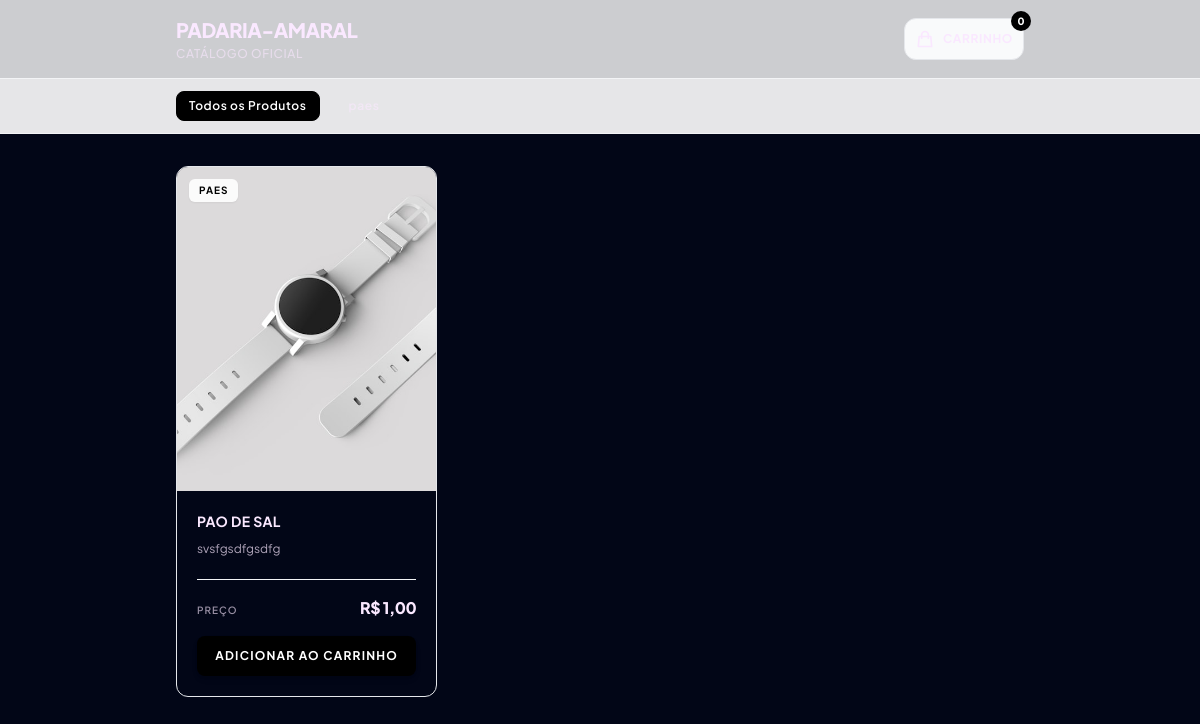
Screenshot of /padaria-amaral/ with the database file from the repository.
### catalogo/models.py (models this page shows, shortened)
class Lojista(models.Model):
    TEMAS_CHOICES = [
        ('modern_emerald', 'Emerald Clean (Verde & Padrão)'),
        ('dark_neon', 'Dark Premium (Escuro & Neon)'),
        ('warm_sunset', 'Warm Sunset (Laranja & Gourmet)'),
        ('minimal_nordic', 'Minimal Nordic (Cinza & Elegante)'),
        ('vibrant_purple', 'Vibrant Tech (Roxo & Moderno)'),
        ('candy_pastels', 'Candy Pastels (Rosa & Suave)'),
        ('rustic_earth', 'Rustic Earth (Café & Artesanal)'),
        ('sport_fire', 'Sport Fire (Preto & Vermelho)'),
        ('ocean_breeze', 'Ocean Breeze (Azul & Frescor)'),
        ('luxury_gold', 'Luxury Gold (Preto & Dourado)'),
        ('cyber_punk', 'Cyber Punk (Roxo & Magenta Neon)'),
        ('sunset_drive', 'Sunset Drive (Laranja & Coral)'),
        ('mint_fresh', 'Mint Fresh (Menta & Saúde)'),
        ('vintage_craft', 'Vintage Craft (Vinho & Retrô)'),
        ('royal_blue', 'Royal Blue (Azul & Corporativo)'),
    ]
    user = models.OneToOneField('auth.User', on_delete=models.CASCADE)
    nome_loja = models.CharField(max_length=100)
    slug = models.SlugField(unique=True)
    whatsapp = models.CharField(max_length=20)
    tema = models.CharField(max_length=30, choices=TEMAS_CHOICES, default='minimal_nordic')

class Produto(models.Model):
    lojista = models.ForeignKey(Lojista, on_delete=models.CASCADE, related_name='produtos')
    categoria = models.ForeignKey(Categoria, on_delete=models.CASCADE, related_name='produtos')
    nome = models.CharField(max_length=150)
    descricao = models.TextField(blank=True)
    preco_base = models.DecimalField(max_digits=8, decimal_places=2)
    foto = models.ImageField(upload_to=caminho_foto_produto, blank=True, null=True)
    foto2 = models.ImageField(upload_to=caminho_foto_produto, blank=True, null=True)
    ativo = models.BooleanField(default=True)

class Categoria(models.Model):
    lojista = models.ForeignKey(Lojista, on_delete=models.CASCADE, related_name='categorias')
    nome = models.CharField(max_length=50)
    ordem = models.IntegerField(default=0)
    class Meta:
        ordering = ['ordem', 'nome']

### catalogo/views.py (the view)
# urls.py: path('<slug:slug>/', views.ver_catalogo, name='catalogo'),
def ver_catalogo(request, slug):
    lojista = get_object_or_404(Lojista, slug=slug)
    categorias = lojista.categorias.prefetch_related('produtos').all()
    produtos = Produto.objects.filter(lojista=lojista, ativo=True)
    context = {
        'lojista': lojista,
        'categorias': categorias,
        'produtos': produtos,
    }
    return render(request, 'catalogo/app.html', context)

### catalogo/templates/catalogo/app.html (shortened to what this page needs)
<!DOCTYPE html>
<html lang="pt-br">
<head>
    <script src="https://cdn.tailwindcss.com"></script>
</head>
<body class="
    {% if lojista.tema == 'dark_neon' %} bg-gray-950 text-white
    {% elif lojista.tema == 'cyber_punk' %} bg-slate-950 text-fuchsia-100
    {% elif lojista.tema == 'luxury_gold' %} bg-neutral-950 text-amber-100
    {% elif lojista.tema == 'sport_fire' %} bg-zinc-900 text-white
    {% elif lojista.tema == 'vintage_craft' %} bg-stone-900 text-amber-50
    {% elif lojista.tema == 'candy_pastels' %} bg-pink-50/50 text-gray-800
    {% elif lojista.tema == 'rustic_earth' %} bg-stone-100 text-stone-900
    {% elif lojista.tema == 'ocean_breeze' %} bg-sky-50/40 text-slate-800
    {% elif lojista.tema == 'mint_fresh' %} bg-teal-50/30 text-teal-950
    {% elif lojista.tema == 'sunset_drive' %} bg-orange-50/40 text-gray-900
    {% elif lojista.tema == 'royal_blue' %} bg-blue-50/30 text-slate-900
    {% elif lojista.tema == 'warm_sunset' %} bg-amber-50/40 text-gray-900
    {% elif lojista.tema == 'vibrant_purple' %} bg-purple-50/30 text-gray-900
    {% elif lojista.tema == 'modern_emerald' %} bg-emerald-50/20 text-gray-900
    {% else %} bg-[#FAFAFA] text-black {% endif %}
    min-h-screen antialiased pb-24">
    <header class="sticky top-0 z-40 backdrop-blur-md border-b
        {% if lojista.tema in 'dark_neon,luxury_gold,sport_fire' %} bg-neutral-900/80 border-neutral-800
        {% else %} bg-white/80 border-gray-100 {% endif %}">
        <div class="max-w-4xl mx-auto px-6 py-4 flex items-center justify-between">
            <div>
                <h1 class="text-xl font-extrabold tracking-tight uppercase">{{ lojista.nome_loja }}</h1>
                <p class="text-xs opacity-60 font-medium tracking-wider uppercase mt-0.5">Catálogo Oficial</p>
            </div>
            <button onclick="toggleCarrinho()" class="relative p-2.5 rounded-xl border flex items-center gap-2 transition-all duration-300
                {% if lojista.tema in 'dark_neon,luxury_gold,sport_fire' %} border-neutral-800 bg-neutral-900 hover:bg-neutral-800
                {% else %} border-gray-200 bg-gray-50 hover:bg-gray-100 {% endif %}">
                <svg class="w-5 h-5" fill="none" stroke="currentColor" viewBox="0 0 24 24">
                    <path stroke-linecap="round" stroke-linejoin="round" stroke-width="2" d="M16 11V7a4 4 0 00-8 0v4M5 9h14l1 12H4L5 9z" />
                </svg>
                <span class="text-xs font-bold hidden sm:inline uppercase tracking-wider">Carrinho</span>
                <span id="badge-carrinho" class="absolute -top-2 -right-2 w-5 h-5 rounded-full text-[10px] font-black flex items-center justify-center
                    {% if lojista.tema == 'dark_neon' %} bg-green-400 text-black
                    {% elif lojista.tema == 'luxury_gold' %} bg-amber-400 text-black
                    {% elif lojista.tema == 'sport_fire' %} bg-red-600 text-white
                    {% else %} bg-black text-white {% endif %}">0</span>
            </button>
        </div>
    </header>
    {% if categorias %}
    <nav class="sticky top-[69px] z-30 border-b py-3 overflow-x-auto backdrop-blur-md
        {% if lojista.tema in 'dark_neon,luxury_gold,sport_fire' %} bg-neutral-900/90 border-neutral-800
        {% else %} bg-white/90 border-gray-100 {% endif %}">
        <div class="max-w-4xl mx-auto px-6 flex items-center gap-4 text-xs font-semibold uppercase tracking-wider whitespace-nowrap">
            <button onclick="filtrarCategoria('todas', this)" class="btn-categoria active-cat px-3 py-1.5 rounded-lg border transition-all duration-300 border-black bg-black text-white">
                Todos os Produtos
            </button>
            {% for cat in categorias %}
                <button onclick="filtrarCategoria('cat-{{ cat.id }}', this)" class="btn-categoria px-3 py-1.5 rounded-lg border border-transparent opacity-60 hover:opacity-100 transition-all duration-300">
                </button>
            {% endfor %}
        </div>
    </nav>
    {% endif %}
    <main class="max-w-4xl mx-auto px-6 mt-8">
        <div class="grid grid-cols-1 sm:grid-cols-2 lg:grid-cols-3 gap-8">
            {% for produto in produtos %}
            <div class="card-produto group border rounded-xl overflow-hidden hover:shadow-xl transition-all duration-500 flex flex-col justify-between"
                 data-categoria="cat-{{ produto.categoria.id|default:'sem-categoria' }}">
                <div>
                    <div class="relative aspect-[4/5] bg-gray-100 overflow-hidden">
                        {% if produto.foto %}
                            <img src="{{ produto.foto.url }}"
                                alt="{{ produto.nome }}"
                                class="w-full h-full object-cover transition-all duration-500 ease-out
                                        {% if produto.foto2 %} group-hover:opacity-0 {% else %} group-hover:scale-105 {% endif %}">
                        {% else %}
                            <div class="w-full h-full flex items-center justify-center text-gray-400 font-light text-xs uppercase tracking-widest">Sem Imagem</div>
                        {% endif %}
                        {% if produto.categoria %}
                            <span class="absolute top-3 left-3 text-[10px] font-bold uppercase tracking-widest px-2.5 py-1 rounded-md shadow-sm z-10
                                {% if lojista.tema in 'dark_neon,luxury_gold,sport_fire' %} bg-neutral-950 text-white
                                {% else %} bg-white/90 text-black {% endif %}">
                                {{ produto.categoria.nome }}
                            </span>
                        {% endif %}
                    </div>
                    <div class="p-5">
                        <h3 class="font-bold text-sm uppercase tracking-wide">{{ produto.nome }}</h3>
                        {% if produto.descricao %}
                            <p class="text-xs opacity-70 mt-2 line-clamp-2 leading-relaxed">{{ produto.descricao }}</p>
                        {% endif %}
                    </div>
                </div>
                <div class="p-5 pt-0">
                    <div class="flex items-baseline justify-between mb-4 border-t pt-4
                        {% if lojista.tema in 'dark_neon,luxury_gold,sport_fire' %} border-neutral-800 {% else %} border-gray-100 {% endif %}">
                        <span class="text-[10px] font-semibold uppercase tracking-widest opacity-60">Preço</span>
                        <span class="text-base font-extrabold tracking-tight">R$ {{ produto.preco_base }}</span>
                    </div>
                    <button onclick="adicionarAoCarrinho('{{ produto.id }}', '{{ produto.nome|addslashes }}', {{ produto.preco_base }})"
                            class="w-full font-bold text-xs uppercase tracking-widest py-3 px-4 flex items-center justify-center gap-2 transition-all duration-300 rounded-lg shadow-md
                            {% if lojista.tema == 'dark_neon' %} bg-green-500 hover:bg-green-400 text-black
                            {% elif lojista.tema == 'luxury_gold' %} bg-amber-400 hover:bg-amber-500 text-black font-extrabold
                            {% elif lojista.tema == 'sport_fire' %} bg-red-600 hover:bg-red-700 text-white
                            {% elif lojista.tema == 'candy_pastels' %} bg-pink-400 hover:bg-pink-500 text-white
                            {% elif lojista.tema == 'rustic_earth' %} bg-amber-900 hover:bg-amber-800 text-white
                            {% elif lojista.tema == 'ocean_breeze' %} bg-cyan-600 hover:bg-cyan-700 text-white
                            {% elif lojista.tema == 'warm_sunset' %} bg-amber-500 hover:bg-amber-600 text-white
                            {% elif lojista.tema == 'vibrant_purple' %} bg-purple-600 hover:bg-purple-700 text-white
                            {% elif lojista.tema == 'modern_emerald' %} bg-emerald-600 hover:bg-emerald-700 text-white
                            {% elif lojista.tema == 'mint_fresh' %} bg-teal-500 hover:bg-teal-600 text-white
                            {% elif lojista.tema == 'sunset_drive' %} bg-orange-500 hover:bg-orange-600 text-white
                            {% elif lojista.tema == 'royal_blue' %} bg-blue-600 hover:bg-blue-700 text-white
                            {% elif lojista.tema == 'vintage_craft' %} bg-amber-700 hover:bg-amber-800 text-white
                            {% else %} bg-black hover:bg-gray-800 text-white {% endif %}">
                        <span>Adicionar ao Carrinho</span>
                    </button>
                </div>
            </div>
            {% empty %}
            <div class="col-span-full py-20 text-center">
                <p class="text-xs uppercase tracking-widest opacity-60 font-semibold">Nenhum produto cadastrado no momento.</p>
            </div>
            {% endfor %}
        </div>
    </main>
</body>
</html>

### catalogo/templates/catalogo/app.html (style rules this page uses)
body { font-family: 'Plus Jakarta Sans', sans-serif; }

### rows the page displays
Lojista: nome_loja "PADARIA-AMARAL"
Produto: foto (picture), categoria.nome "PAES", nome "PAO DE SAL", descricao "svsfgsdfgsdfg", preco_base "1,00"
